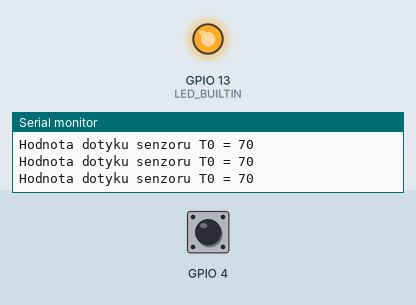
The sketch below on a simulated ESP32. Shown: output pins drawn as LEDs (lit = HIGH), the last lines printed to the serial monitor. Inputs (shaded band) come from the test bench; at power-on: GPIO 4 HIGH.

Above: at 2.8 s.
2.9 s: GPIO 4 pulled LOW for 3.2 s
At 7.2 s:
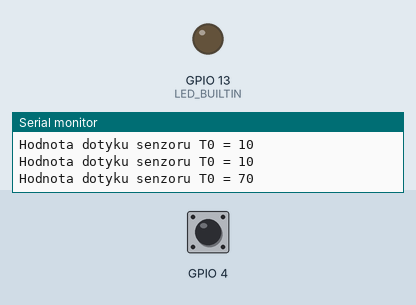
Timing chart, 0 to 16.2 s (numbered marks = the images above; inputs shaded):
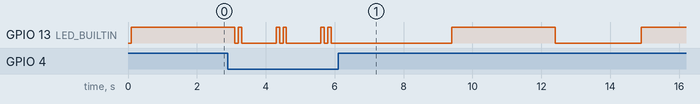

The sketch:

xcechv03.ino
```cpp
#ifndef LED_BUILTIN
#define LED_BUILTIN 13
#endif

int counter = 0;          //pocitadlo zabliknuti ledky v normalnom stave
int touch_sensor_value = 0;   //hodnota touch senzoru

TaskHandle_t task1_handle = NULL;       //zastavovanie/obnovenie tasku

// 2 tasky - touch a blikanie

void TaskBlikaj( void *parameter ){

    (void) parameter;


    for (;;){
    digitalWrite(LED_BUILTIN, HIGH);   // zapni LED
    vTaskDelay(3000 / portTICK_PERIOD_MS);  // tick delay 3sekundy
    digitalWrite(LED_BUILTIN, LOW);    // vypni LED
    vTaskDelay(2500 / portTICK_PERIOD_MS);  // tick delay 2,5 sekundy
    counter++;
    Serial.print("Pocet zablikani ledky bez stlacenia senzoru = ");
    Serial.println(counter);
  }

}

void TaskTouch( void *parameter ){

    (void) parameter;


    for (;;){
    touch_sensor_value = touchRead(T0);               //zisti hodnotu na senzore T0
    Serial.print("Hodnota dotyku senzoru T0 = ");
    Serial.println(touch_sensor_value);
    if(touch_sensor_value < 50){                      //ak je touch senzor dotknuty blikni 2krat
     digitalWrite(LED_BUILTIN, HIGH);
      vTaskDelay(100 / portTICK_PERIOD_MS);
      digitalWrite(LED_BUILTIN, LOW);
      vTaskDelay(100 / portTICK_PERIOD_MS);
       digitalWrite(LED_BUILTIN, HIGH);
      vTaskDelay(100 / portTICK_PERIOD_MS);
      digitalWrite(LED_BUILTIN, LOW);
      }
    vTaskDelay(1000 / portTICK_PERIOD_MS);
  }

}

// tasky


void setup() {

  Serial.begin(115200);
  pinMode(LED_BUILTIN, OUTPUT);

    xTaskCreate(
    TaskBlikaj,         //nazov funkcie
    "Task Blikaj",      //nazov tasku
    1024,               //stack size
    NULL,               //parametre funkcie
    1,                  //priorita
    &task1_handle       //handle
    );

    xTaskCreate(
    TaskTouch,
    "Task Touch",
    1024,
    NULL,
    1,
    NULL
    );

}
void loop() {
  if(touch_sensor_value < 50 && task1_handle != NULL){          //implementacia zastavenia tasku blikaj ak je stlaceny touch senzor
      vTaskSuspend(task1_handle);
      vTaskDelay(100 / portTICK_PERIOD_MS);

      }
  if(touch_sensor_value >= 50 && task1_handle != NULL){         //obnovenie tasku blikaj ak uz nie je stlaceny touch senzor
      vTaskResume(task1_handle);
      vTaskDelay(100 / portTICK_PERIOD_MS);
  }
}
```
